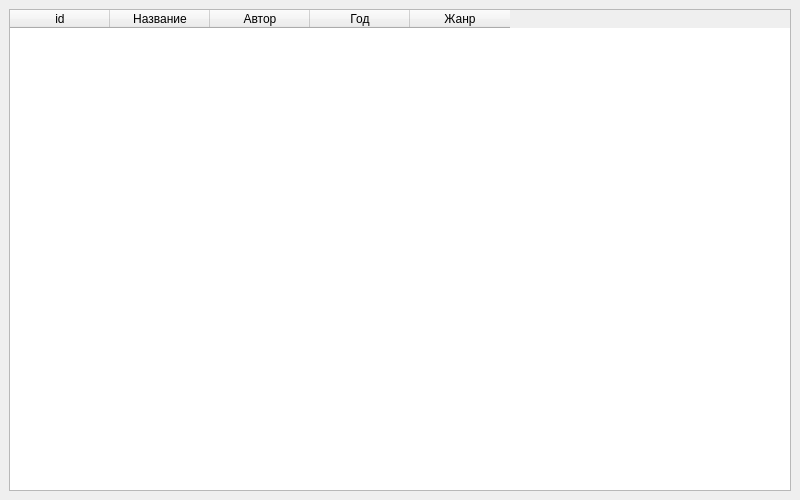
<?xml version="1.0" encoding="UTF-8"?>
<ui version="4.0">
 <class>MainWindow</class>
 <widget class="QMainWindow" name="MainWindow">
  <property name="geometry">
   <rect>
    <x>0</x>
    <y>0</y>
    <width>800</width>
    <height>500</height>
   </rect>
  </property>
  <property name="windowTitle">
   <string>Каталог библиотеки</string>
  </property>
  <widget class="QWidget" name="centralwidget">
   <layout class="QVBoxLayout" name="verticalLayout">
    <item>
     <widget class="QTableWidget" name="tableWidget">
      <property name="columnCount">
       <number>5</number>
      </property>
      <property name="rowCount">
       <number>0</number>
      </property>
      <!-- столбцы: id,title,author,year,genre -->
      <column>
       <property name="text">
        <string>id</string>
       </property>
      </column>
      <column>
       <property name="text">
        <string>Название</string>
       </property>
      </column>
      <column>
       <property name="text">
        <string>Автор</string>
       </property>
      </column>
      <column>
       <property name="text">
        <string>Год</string>
       </property>
      </column>
      <column>
       <property name="text">
        <string>Жанр</string>
       </property>
      </column>
     </widget>
    </item>
   </layout>
  </widget>
 </widget>
 <resources/>
 <connections/>
</ui>
